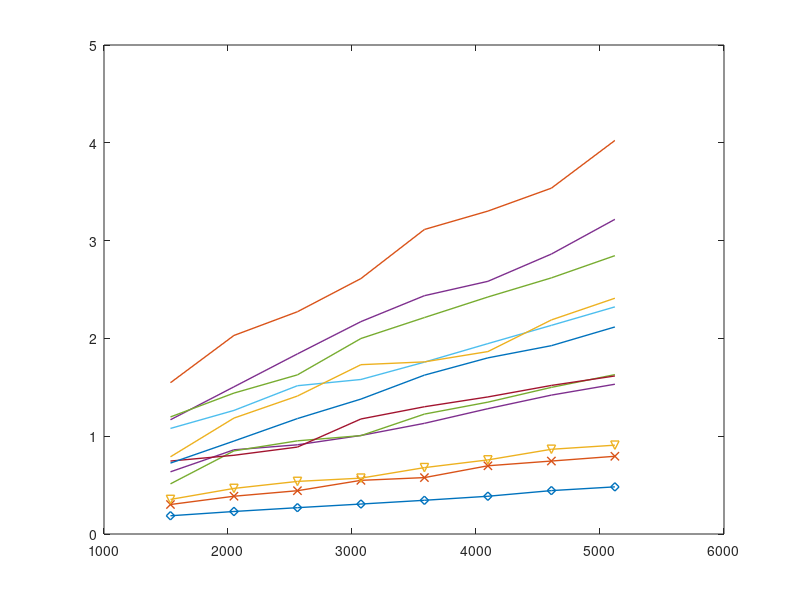

MATLAB code for this plot: (Note: this script raises an error after producing the figure.)
% clc;
close all;
% time = [
% 0.1857	0.2248	0.2648	0.3073	0.3464	0.3831	0.4281	0.4614
% 0.3049	0.3703	0.4472	0.53	0.5872	0.6562	0.7207	0.7977
% 0.2968	0.3904	0.4803	0.5321	0.5867	0.6223	0.7122	0.7905
% % 0.3079	0.3982	0.4539	0.539	0.619	0.6763	0.8064	0.8661 %QIHT, fast, 10^(-2)
% 0.6358	0.8609	0.9121	1.0075	1.1316	1.2814	1.4202	1.5314 %QIHT,fast, 10^(-2.5)
% 0.3307	0.4422	0.4976	0.5816	0.6611	0.7141	0.8491	0.9012 %QIST,fast
% 0.4354	0.55	0.6551	0.6878	0.7945	0.8689	0.9935	1.0934 % BG, fast
% 0.824	0.97	1.0927	1.1163	1.2397	1.3445	1.5287	1.6059 % GM, fast
% 0.8283	0.998	1.1987	1.3855	1.5948	1.6819	1.8635	2.0509 % SPGL1
% % 1.1735	1.645	1.6476	1.8862	2.1085	2.3757	2.6668	2.7926 % QIHT
% % 10^(-2)
% 1.54681	2.13017	2.27267	2.61191	3.1137	3.3018	3.53627	4.02389 %QIHT 10^(-2.5)
% 1.065	1.3806	1.577	1.7397	2.0655	2.234	2.3944	2.667 %QIST
% 0.78935	1.15000	1.41074	1.7314	1.75985	1.86543	2.18891	2.41073 % BG
% 1.4198	1.75823	1.99665	2.07695	2.39665	2.65105	2.85125	3.1251  % GM
% ]';
% 
% Np = 512*(3:1:10);
% figure,
% plot1 = plot(Np, time, 'Linewidth',1);
% set(plot1(1),'Marker','d','LineStyle','-');
% set(plot1(2),'Marker','x','LineStyle','-');
% set(plot1(3),'Marker','V','LineStyle','-', 'color','[0.929 0.694 0.125]');
% set(plot1(4),'Marker','<','LineStyle','-','color','[0.494 0.184 0.556]');
% set(plot1(5),'Marker','^','LineStyle','-','color','[0.466 0.674 0.188]');
% set(plot1(6),'Marker','o','LineStyle','-','color','[0.301 0.745 0.933]');
% set(plot1(7),'Marker','s','LineStyle','-','color','[0.635 0.078 0.184]');
% set(plot1(8),'Marker','V','LineStyle','--', 'color','[0.929 0.694 0.125]');
% set(plot1(9),'Marker','<','LineStyle','--','color','[0.494 0.184 0.556]');
% set(plot1(10),'Marker','^','LineStyle','--','color','[0.466 0.674 0.188]');
% set(plot1(11),'Marker','o','LineStyle','--','color','[0.301 0.745 0.933]');
% set(plot1(12),'Marker','s','LineStyle','--','color','[0.635 0.078 0.184]');
% 
% 
% 
% 
% grid on;
% set(gca, 'XTick', Np)
% xlabel('Training Length', 'fontsize',14)
% ylabel('Runtime (s)', 'fontsize',14)
% legend('LS','ALMMSE','SPGL1, fast','QIHT, fast','QIST, fast','EM-BG-AMP, fast','EM-GM-AMP, fast',...
%     'SPGL1','QIHT','QIST','EM-BG-AMP','EM-GM-AMP');

time = [
0.1864	0.2302	0.2692	0.3063	0.3447	0.3859	0.4438	0.482
0.3016	0.3862	0.4426	0.5486	0.5767	0.6976	0.746	0.7947
0.3535	0.4662	0.5378	0.5711	0.6788	0.7577	0.8663	0.9082
0.6358	0.8609	0.9121	1.0075	1.1316	1.2814	1.4202	1.5314
0.5127	0.8499	0.9527	1.0059	1.2261	1.3482	1.4993	1.6297
1.0794	1.2636	1.5162	1.5799	1.7572	1.9468	2.1334	2.3224
0.74584	0.80496	0.88888	1.17608	1.30112	1.4016	1.51912	1.616
0.725	0.9504	1.1804	1.3795	1.6244	1.801	1.9257	2.117
1.54681	2.03017	2.27267	2.61191	3.1137	3.3018	3.53627	4.02389
0.78935	1.1853	1.41074	1.7314	1.75985	1.86543	2.18891	2.41073
1.16808	1.5049	1.841705	2.171655	2.436775	2.583615	2.86259	3.21731
1.197	1.440846154	1.627230769	1.998923077	2.213153846	2.423538462	2.618846154	2.846
]';

Np = 512*(3:1:10);
figure,
plot1 = plot(Np, time, 'Linewidth',1);
set(plot1(1),'Marker','d','LineStyle','-');
set(plot1(2),'Marker','x','LineStyle','-');
set(plot1(3),'Marker','V','LineStyle','-', 'color','[0.929 0.694 0.125]');
set(plot1(4),'Marker','<','LineStyle','-','color','[0.494 0.184 0.556]');
set(plot1(5),'Marker','o','LineStyle','-','color','[0.301 0.745 0.933]');
set(plot1(6),'Marker','s','LineStyle','-','color','[0.635 0.078 0.184]');
set(plot1(7),'Marker','^','LineStyle','-','color','[0.466 0.674 0.188]');
set(plot1(8),'Marker','V','LineStyle','--', 'color','[0.929 0.694 0.125]');
set(plot1(9),'Marker','<','LineStyle','--','color','[0.494 0.184 0.556]');
set(plot1(10),'Marker','o','LineStyle','--','color','[0.301 0.745 0.933]');
set(plot1(11),'Marker','s','LineStyle','--','color','[0.635 0.078 0.184]');
set(plot1(12),'Marker','^','LineStyle','--','color','[0.466 0.674 0.188]');

grid on;
set(gca, 'XTick', Np)
xlabel('Training Length', 'fontsize',14)
ylabel('Runtime (s)', 'fontsize',14)
legend('LS','ALMMSE','SPGL1, fast','QIHT, fast','EM-BG-GAMP, fast',...
'EM-GM-GAMP, fast','EM-GM-VAMP, fast',...
    'SPGL1','QIHT','EM-BG-GAMP','EM-GM-GAMP','EM-GM-VAMP');


%% runtime of GAMP and VAMP algorithms to achieve NMSE_BPDN_dB vs training length
time = [0.196896693	0.264974607	0.355241774	0.390734676	0.438720251	0.512862029	0.529855541	0.603499338	0.682180533
0.172539355	0.220130574	0.319687518	0.440179651	0.644142906	0.863916129	0.95873222	1.103173758	1.186410135
0.27351377	0.301511281	0.377206644	0.426459554	0.485375905	0.641323046	0.701280091	0.7777747	0.822475641
0.12926688	0.156133119	0.185266124	0.226512375	0.360649604	0.394231706	0.330169887	0.480367475	0.503993181
0.398081368	0.622251736	0.819358073	0.941375098	1.082636602	1.220117459	1.520692987	1.467596657	1.698949781
0.272412611	0.333692703	0.461828893	0.700729546	0.907933933	1.347816765	1.545489961	1.682968082	1.866535015
0.33277417	0.448890052	0.501529065	0.578457666	0.664449848	0.918567994	1.020924689	1.118722918	1.405607026
0.171430467	0.20677761	0.259889262	0.295052479	0.596460426	0.600574827	0.708006282	0.674839638	0.726439359
];

Np = 512*(2:1:10);
figure,
plot1 = plot(Np, time, 'Linewidth',1);
set(plot1(1),'Marker','V','LineStyle','-', 'color','[0.929 0.694 0.125]');
set(plot1(2),'Marker','o','LineStyle','-','color','[0.301 0.745 0.933]');
set(plot1(3),'Marker','s','LineStyle','-','color','[0.635 0.078 0.184]');
set(plot1(4),'Marker','^','LineStyle','-','color','[0.466 0.674 0.188]');
set(plot1(5),'Marker','V','LineStyle','--', 'color','[0.929 0.694 0.125]');
set(plot1(6),'Marker','o','LineStyle','--','color','[0.301 0.745 0.933]');
set(plot1(7),'Marker','s','LineStyle','--','color','[0.635 0.078 0.184]');
set(plot1(8),'Marker','^','LineStyle','--','color','[0.466 0.674 0.188]');

grid on;
set(gca, 'XTick', Np)
xlabel('Training Length', 'fontsize',14)
ylabel('Runtime (s)', 'fontsize',14)
legend('SPGL1, fast','EM-BG-GAMP, fast',...
'EM-GM-GAMP, fast','EM-GM-VAMP, fast',...
    'SPGL1','EM-BG-GAMP','EM-GM-GAMP','EM-GM-VAMP');

%% 10 dB
NMSE_QIST = [1.00000000000000,0.825946070207793,0.689412154281508,0.575861564915109,0.481968082712260,0.405091149999238,0.342098563428121,0.290386778696217,0.247994733414900,0.213205233555999,0.184624634195950,0.161131169128010,0.141757878062132,0.125718410081602,0.112397799044591,0.101295512696158,0.0919974670323841,0.0841996571043280,0.0776304232987895,0.0720486429558201,0.0673016915455514,0.0632551596444110,0.0597890336496396,0.0568081143274220,0.0542270245318256,0.0519828726809484,0.0500251005138125,0.0483103422191505,0.0468074426766002,0.0454880395718004,0.0443214315494865,0.0432875709966656,0.0423674204759492,0.0415457028932553,0.0408134873313906,0.0401611651072198,0.0395725913804847,0.0390401434699092,0.0385604876971462,0.0381272298221275,0.0377339856697402,0.0373762872715912,0.0370517963931530,0.0367566707156414,0.0364867310287190,0.0362395237482699,0.0360142406197074,0.0358078047900963,0.0356188704259231,0.0354445375405656,0.0352835106977649
    ];
% NMSE_QIHT = [1	0.831396893	0.700051483	0.589723006	0.49872994	0.423996308	0.362741783	0.312520955	0.27137674	0.237603994	0.20986639	0.187031911	0.16818123	0.152560773	0.139568105	0.128711139	0.119588987	0.111908354	0.105411438	0.099884518	0.095164487	0.091125389	0.087648568	0.084640972	0.082029864	0.079752233	0.07775905	0.076006823	0.074462484	0.073098003	0.071885732	0.070807585	0.069846654	0.068986423	0.068215752	0.067523383	0.066898523	0.066332911	0.065821117	0.065357074
% ];
NMSE_QIHT = [1.00000000000000,0.820557000054515,0.686235814995455,0.571080659287732,0.476447513955901,0.398306500111663,0.334677459928616,0.282725009686205,0.240384905797174,0.205890460161773,0.177713572748889,0.154742078536847,0.136021399466788,0.120730156766180,0.108292694024545,0.0981138728435955,0.0898141150233410,0.0830056062665353,0.0774126246983092,0.0728400422769732,0.0690760911863050,0.0659701632565045,0.0633960893056361,0.0612729209405991,0.0595102152697965,0.0580486792890390,0.0568221991856352,0.0557994211491409,0.0549392413655144,0.0542162657224936,0.0536058603179572,0.0530858380027449,0.0526433077250266,0.0522668445748511,0.0519447059443835,0.0516692537703933,0.0514333907476208,0.0512312718060576,0.0510550252692227,0.0508995646405050,0.0507653296872573,0.0506481261654891,0.0505471231513059,0.0504581215844059,0.0503801812012006,0.0503117901080699,0.0502505029359053,0.0501974239735188,0.0501521466792711,0.0501103463375359
    ];
NMSE_BG = [1.00000000000000,0.341507754082822,0.0683321740199945,0.0345283117681503,0.0236209499617141,0.0183626598495156,0.0158352685999850,0.0147215006955147,0.0141783092401394,0.0139012917317005,0.0137589173832761,0.0136841634008719,0.0136424179736416,0.0136173781153316,0.0136010928464507,0.0135896019071280,0.0135809126667608,0.0135740116209443,0.0135683679681424,0.0135636851501841,0.0135597790234174,0.0135565200646753,0.0135538070791549,0.0135515557448723,0.0135496937526114
    ];
NMSE_GM = [1.00000000000000,0.338156907079746,0.0653570138453298,0.0311954577406422,0.0208872000873524,0.0159531013557544,0.0135617661822248,0.0123917783812346,0.0117612444064740,0.0114061304259840,0.0111940968300229,0.0110581666213480,0.0109671213446629,0.0109049396951774,0.0108616068826414,0.0108308790620557,0.0108088660670828,0.0107930032546888,0.0107815232177517,0.0107731879211748,0.0107671295039768,0.0107627414302309,0.0107595999032150,0.0107574072468302,0.0107559520121949
    ];
figure,
plot(10*log10(NMSE_QIHT),'-<','Linewidth',1,'color','[0.494 0.184 0.556]');
hold on;
plot(10*log10(NMSE_QIST),'-^','Linewidth',1,'color','[0.466 0.674 0.188]');
plot(10*log10(NMSE_BG),'-o','Linewidth',1,'color','[0.301 0.745 0.933]');
plot(10*log10(NMSE_GM),'-s','Linewidth',1,'color','[0.635 0.078 0.184]');
grid on;
xlabel('Iterations', 'fontsize',14)
ylabel('Normalized MSE($\widehat{\mathbf{x}}^{(n)}$) (dB)', 'fontsize',14, 'interpreter','latex')
legend('QIHT','QIST','EM-BG-AMP','EM-GM-AMP')

%% 0 dB
NMSE_QIHT_dB = [0 -0.858900000000000,-1.63530000000000,-2.43300000000000,-3.21980000000000,-3.99780000000000,-4.75370000000000,-5.48640000000000,-6.19090000000000,-6.86360000000000,-7.50280000000000,-8.10390000000000,-8.66390000000000,-9.18180000000000,-9.65400000000000,-10.0827000000000,-10.4666000000000,-10.8089000000000,-11.1119000000000,-11.3763000000000,-11.6067000000000,-11.8065000000000,-11.9794000000000,-12.1273000000000,-12.2541000000000,-12.3621000000000,-12.4548000000000,-12.5337000000000,-12.6012000000000,-12.6587000000000,-12.7079000000000,-12.7502000000000,-12.7866000000000,-12.8177000000000,-12.8446000000000,-12.8677000000000,-12.8875000000000,-12.9046000000000,-12.9196000000000,-12.9329000000000,-12.9443000000000,-12.9544000000000,-12.9630000000000,-12.9707000000000,-12.9774000000000,-12.9833000000000,-12.9886000000000,-12.9932000000000,-12.9971000000000,-13.0007000000000];
NMSE_BG_GAMP_dB = [1.63935669314058e-14,-4.54675327459935,-9.77416595842241,-12.1291526780969,-12.8542473941659,-13.1281505954172,-13.2391218549839,-13.2832702375137,-13.3005498662172,-13.3071253647503,-13.3094756126429,-13.3101966612240,-13.3103261189573,-13.3102705647303,-13.3101802157815,-13.3101030275782,-13.3100485035548,-13.3100136158903,-13.3099927163329,-13.3099808302282,-13.3099743821514,-13.3099710522681,-13.3099694316471,-13.3099687064244,-13.3099684264168,-13.3099683529348,-13.3099683652137,-13.3099684056624,-13.3099684491171,-13.3099684862208,-13.3099685147878,-13.3099685355187,-13.3099685499992,-13.3099685598491,-13.3099685664213,-13.3099685707433,-13.3099685735542,-13.3099685753665,-13.3099685765270,-13.3099685772661,-13.3099685777348,-13.3099685780308,-13.3099685782174,-13.3099685783346,-13.3099685784082,-13.3099685784542,-13.3099685784830,-13.3099685785011,-13.3099685785123,-13.3099685785193];
NMSE_GM_GAMP_dB = [1.63935669314058e-14,-4.61851988587679,-9.97666346692833,-12.4143319890470,-13.2233695375195,-13.5444356904821,-13.6796874851875,-13.7414982594334,-13.7745452829279,-13.7962397167244,-13.8130870504862,-13.8274542739572,-13.8401923196484,-13.8515997740165,-13.8617756716485,-13.8707551339614,-13.8785655703268,-13.8852512823508,-13.8908831671533,-13.8955590864115,-13.8993974978571,-13.9025270411959,-13.9050752123264,-13.9071589590099,-13.9088788514870,-13.9103169901428,-13.9115377511245,-13.9125901364922,-13.9135106899817,-13.9143263215604,-13.9150567268591,-13.9157163140347,-13.9163156694834,-13.9168626405281,-13.9173631205449,-13.9178216119529,-13.9182416272637,-13.9186259736696,-13.9189769544715,-13.9192965113254,-13.9195863244370,-13.9198478829057,-13.9200825339116,-13.9202915169437,-13.9204759874908,-13.9206370333519,-13.9207756858103,-13.9208929272679,-13.9209896964689,-13.9210668921010];
NMSE_BG_VAMP_dB = [0, -11.7597749700000,-13.2846980100000,-13.3225014200000,-13.3058750900000,-13.3010591300000,-13.3018210400000,-13.3029759500000,-13.3038474700000,-13.3043883300000,-13.3047140900000,-13.3049041200000,-13.3050142700000,-13.3050775100000,-13.3051137800000,-13.3051345500000,-13.3051464500000,-13.3051532800000,-13.3051572100000,-13.3051594700000,-13.3051607800000,-13.3051615400000,-13.3051619800000,-13.3051622300000,-13.3051623800000,-13.3051624700000,-13.3051625200000,-13.3051625500000,-13.3051625700000,-13.3051625800000,-13.3051625800000,-13.3051625900000,-13.3051625900000,-13.3051625900000,-13.3051625900000,-13.3051625900000,-13.3051625900000,-13.3051625900000,-13.3051625900000,-13.3051625900000,-13.3051625900000,-13.3051625900000,-13.3051625900000,-13.3051625900000,-13.3051625900000,-13.3051625900000,-13.3051625900000,-13.3051625900000,-13.3051625900000,-13.3051625900000,-13.3051625900000];
NMSE_GM_VAMP_dB = [0, -13.5315000000000,-13.5657000000000,-13.7415000000000,-13.7701000000000,-13.7937000000000,-13.8068000000000,-13.8184000000000,-13.8288000000000,-13.8385000000000,-13.8474000000000,-13.8556000000000,-13.8629000000000,-13.8694000000000,-13.8749000000000,-13.8797000000000,-13.8837000000000,-13.8870000000000,-13.8898000000000,-13.8921000000000,-13.8940000000000,-13.8957000000000,-13.8971000000000,-13.8984000000000,-13.8995000000000,-13.9005000000000,-13.9014000000000,-13.9022000000000,-13.9030000000000,-13.9037000000000,-13.9043000000000,-13.9049000000000,-13.9055000000000,-13.9061000000000,-13.9066000000000,-13.9071000000000,-13.9076000000000,-13.9081000000000,-13.9085000000000,-13.9090000000000,-13.9094000000000,-13.9098000000000,-13.9102000000000,-13.9106000000000,-13.9109000000000,-13.9113000000000,-13.9116000000000,-13.9119000000000,-13.9123000000000,-13.9126000000000];
figure,
plot(NMSE_QIHT_dB,'-<','Linewidth',1,'color','[0.494 0.184 0.556]');
hold on;
plot(NMSE_BG_GAMP_dB,'-o','Linewidth',1,'color','[0.301 0.745 0.933]');
plot(NMSE_GM_GAMP_dB,'-s','Linewidth',1,'color','[0.635 0.078 0.184]');
plot(NMSE_BG_VAMP_dB,'-^','Linewidth',1,'color','[0.466 0.674 0.188]');
plot(NMSE_GM_VAMP_dB,'-+','Linewidth',1,'color','[0, 0.447, 0.741]');
grid on;
xlabel('Iterations', 'fontsize',14)
ylabel('Normalized MSE($\widehat{\mathbf{x}}^{(k)}$) (dB)', 'fontsize',14, 'interpreter','latex')
legend('QIHT','EM-BG-GAMP','EM-GM-GAMP','EM-BG-VAMP','EM-GM-VAMP')
xlim([0, 35])
ylim([-15, 2])


%% 10 dB
LS.time = 0.2316;
LS.NMSE = -10.4971;
ALMMSE.time = .37;
ALMMSE.NMSE = -10.4971;
SPGL1.time = 0.4864;
SPGL1.NMSE = -15.7078;
QIHT.time = [0.126700000000000,0.152000000000000,0.162800000000000,0.189900000000000,0.215500000000000,0.235500000000000,0.510600000000000,0.750500000000000,1.00880000000000,1.26510000000000,1.49790000000000];
QIHT.NMSE = [-3.92450000000000,-4.65850000000000,-5.37020000000000,-6.05560000000000,-6.71200000000000,-7.33710000000000,-11.7197000000000,-13.5339000000000,-14.2327000000000,-14.5243000000000,-14.6583000000000];
BG.time = [0.181300000000000,0.272400000000000,0.377600000000000,0.487400000000000,0.588300000000000,0.675400000000000,0.779400000000000,0.877100000000000,0.963500000000000,1.05830000000000,1.16090000000000,1.25800000000000,1.35340000000000,1.44180000000000,1.53110000000000];
BG.NMSE = [-4.66599431000000,-11.6537476200000,-14.6182465600000,-16.2670264000000,-17.3606441100000,-18.0037456600000,-18.3204791600000,-18.4837555600000,-18.5694484200000,-18.6141573700000,-18.6378174900000,-18.6510864900000,-18.6590650300000,-18.6642619500000,-18.6679326500000];
GM.time = [0.276900000000000,0.407400000000000,0.563700000000000,0.675200000000000,0.816100000000000,0.966100000000000,1.07880000000000,1.19920000000000,1.34420000000000,1.47120000000000,1.60530000000000,1.77400000000000];
GM.NMSE = [-4.70881737400000,-11.8470779900000,-15.0590863700000,-16.8011977300000,-17.9715487600000,-18.6768374800000,-19.0686636200000,-19.2954672500000,-19.4286166700000,-19.5101094100000,-19.5631687100000,-19.5990735100000];

figure,
plot(LS.time, LS.NMSE,'linewidth',1,'Marker','d','color','[0 0.447 0.741]');
hold on;
grid on;
plot(ALMMSE.time,ALMMSE.NMSE,'linewidth', 1,'Marker','x','color','[0.85 0.325 0.098]');
plot(SPGL1.time, SPGL1.NMSE, 'linewidth', 1,'Marker','v','color','[0.929 0.694 0.125]');
plot(QIHT.time, QIHT.NMSE,'-<','Linewidth',1,'color','[0.494 0.184 0.556]');
hold on;
plot(BG.time, BG.NMSE,'-o','Linewidth',1,'color','[0.301 0.745 0.933]');
plot(GM.time, GM.NMSE,'-s','Linewidth',1,'color','[0.635 0.078 0.184]');
grid on;
xlabel('Runtime (s)', 'fontsize',14)
ylabel('Normalized MSE($\widehat{\mathbf{x}}^{(k)}$) (dB)', 'fontsize',14, 'interpreter','latex')
legend('LS','ALMMSE','SPGL1','QIHT','EM-BG-AMP','EM-GM-AMP')

%% 0 dB
LS.time = 0.23335;
LS.NMSE = -2.5264;
ALMMSE.time = 0.3762;
ALMMSE.NMSE = -4.2186;
SPGL1.time = 0.4073;
SPGL1.NMSE = -12.5403;
QIHT.time = [0.023
0.046
0.069
0.092
0.115
0.138
0.161
0.1841
0.2071
0.2301
0.2531
0.2761
0.2991
0.3221
0.3451
0.3681
0.3911
0.4141
0.4371
0.4601
0.4831
0.5061
0.5292
0.5522
0.5752
0.5982
0.6212
0.6442
0.6672
0.6902
0.7132
0.7362
0.7592
0.7822
0.8052
0.8282
0.8512
0.8743
0.8973
0.9203
0.9433
0.9663
0.9893
1.0123
1.0353
1.0583
1.0813
1.1043
1.1273
1.1503
];
QIHT.NMSE = [-0.8589
-1.6353
-2.433
-3.2198
-3.9978
-4.7537
-5.4864
-6.1909
-6.8636
-7.5028
-8.1039
-8.6639
-9.1818
-9.654
-10.0827
-10.4666
-10.8089
-11.1119
-11.3763
-11.6067
-11.8065
-11.9794
-12.1273
-12.2541
-12.3621
-12.4548
-12.5337
-12.6012
-12.6587
-12.7079
-12.7502
-12.7866
-12.8177
-12.8446
-12.8677
-12.8875
-12.9046
-12.9196
-12.9329
-12.9443
-12.9544
-12.963
-12.9707
-12.9774
-12.9833
-12.9886
-12.9932
-12.9971
-13.0007
-13.0039
];
BG_GAMP.time = [0.1826
0.2717
0.3576
0.447
0.5364
0.6258
0.7152
0.8046
0.894
0.9834
1.0728
1.1622
1.2516
1.341
1.4304
];
BG_GAMP.NMSE = [-4.5468
-9.7742
-12.1292
-12.8542
-13.1282
-13.2391
-13.2833
-13.3005
-13.3071
-13.3095
-13.3102
-13.3103
-13.3103
-13.3102
-13.3101];

GM_GAMP.time = [0.2473
0.371
0.4946
0.6183
0.742
0.8656
0.9893
1.113
1.2366
1.3603
1.4839
1.6076];

GM_GAMP.NMSE = [-4.6185
-9.9767
-12.4143
-13.2234
-13.5444
-13.6797
-13.7415
-13.7745
-13.7962
-13.8131
-13.8275
-13.8402];

BG_VAMP.time = [0.169712611
0.246430489
0.346047112
0.408203466
0.496962549
0.55738177
0.643315986
0.708887184
0.786202289
0.834493337
0.941916745
1.010920143
1.057340081];

BG_VAMP.NMSE = [-11.75977497
-13.28469801
-13.32250142
-13.30587509
-13.30105913
-13.30182104
-13.30297595
-13.30384747
-13.30438833
-13.30471409
-13.30490412
-13.30501427
-13.30507751];

GM_VAMP.time = [0.22512
0.33072
0.4356
0.55592
0.66096
0.7708
0.87832
1.0088
1.09112
1.20256
1.31496
1.41368];

GM_VAMP.NMSE = [-11.62307
-12.98444091
-13.64367626
-13.78450597
-13.81983018
-13.83439151
-13.84245438
-13.84896913
-13.85507811
-13.8610883
-13.86694356
-13.8725271];

figure,
plot(LS.time, LS.NMSE,'linewidth',1,'Marker','d','color','[0 0.447 0.741]');
hold on;
grid on;
plot(ALMMSE.time,ALMMSE.NMSE,'linewidth', 1,'Marker','x','color','[0.85 0.325 0.098]');
plot(SPGL1.time, SPGL1.NMSE, 'linewidth', 1,'Marker','v','color','[0.929 0.694 0.125]');
plot(QIHT.time, QIHT.NMSE,'-<','Linewidth',1,'color','[0.494 0.184 0.556]');
plot(BG_GAMP.time, BG_GAMP.NMSE,'-o','Linewidth',1,'color','[0.301 0.745 0.933]');
plot(GM_GAMP.time, GM_GAMP.NMSE,'-s','Linewidth',1,'color','[0.635 0.078 0.184]');
plot(BG_VAMP.time, BG_VAMP.NMSE,'-^','Linewidth',1,'color','[0.466 0.674 0.188]');
plot(GM_VAMP.time,GM_VAMP.NMSE,'-+','Linewidth',1,'color','[0, 0.447, 0.741]');

xlabel('Runtime (s)', 'fontsize',14)
ylabel('Normalized MSE($\widehat{\mathbf{x}}^{(k)}$) (dB)', 'fontsize',14, 'interpreter','latex')
legend('LS','ALMMSE','SPGL1','QIHT','EM-BG-GAMP','EM-GM-GAMP','EM-BG-VAMP','EM-GM-VAMP')
